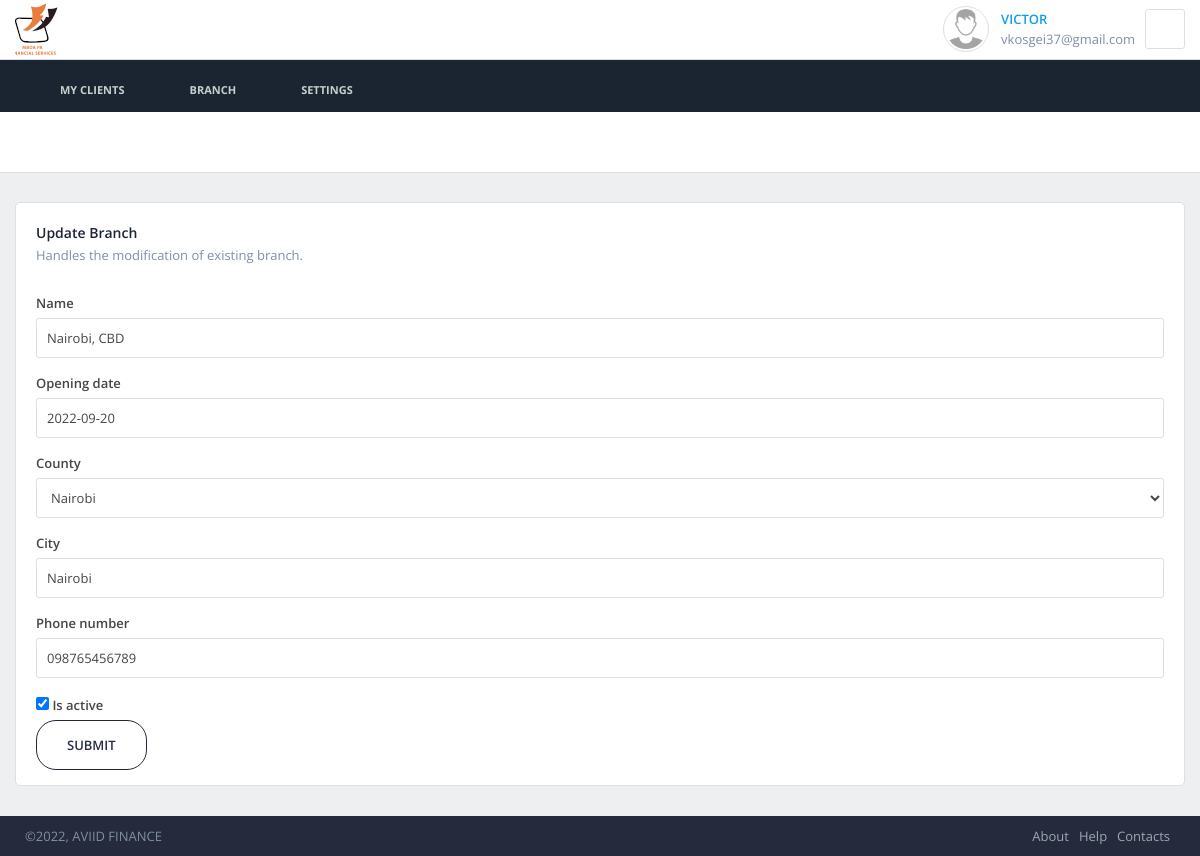
Screenshot of /branch/branch/edit/1/ (signed in) with the database file from the repository.
### dashboard/models.py (models this page shows, shortened)
class User(AbstractUser):
    is_manager = models.BooleanField(default=False)
    is_teller = models.BooleanField(default=False)
    profile_pic = models.ImageField(
        upload_to='users/profile/', blank=True, null=True, validators=[validate_image_extension])

### branch/models.py (models this page shows, shortened)
class Branch(models.Model):
    name = models.CharField(max_length=100, unique=True)
    opening_date = models.DateField()
    country = models.CharField(max_length=50)
    COUNTY = (
        ('Nairobi', 'Nairobi'),
        ('Uasin Gishu', 'Uasin Gishu'),
        ('Bomet','Bomet'),
        ('Kericho', 'Kericho'),
        ('West Pokot','West Pokot'),
        ('Siaya', 'Siaya'),
        ('Nakuru', 'Nakuru'),
        ('Kiambu', 'Kiambu'),
        ('Kajiado', 'Kajiado'),
        ('Taita Taveta', 'Taita Taveta'),
        ('Elgeiyo Marakwet', 'Elgeiyo Marakwet'),
        ('Samburu', 'Samburu' ),
        ('Kisii', 'Kisii'),
        ('Narok', 'Narok'),
        ('Mombasa', 'Mombasa'),
        ('Baringo', 'Baringo'),
        ('Kwale', 'Kwale'),
        ('Kilifi', 'Kilifi'),
        ('Tana River', 'Tana River'),
        ('Lamu', 'Lamu'),
        ('Garrissa', 'Garrissa'),
        ('Marsabit', 'Marsabit'),
        ('Mandera', 'Mandera'),
        ('Isiolo', 'Isiolo'),
        ('Meru', 'Meru'),
        ('Tharaka-Nithi', 'Tharaka-Nithi'),
        ('Kitui', 'Kitui'),
        ('Embu', 'Embu'),
        ('Machakos', 'Machakos'),
        ('Makueni', 'Makueni'),
        ('Nyandarua', 'Nyandarua'),
        ('Nyeri', 'Nyeri'),
        ('Kirinyaga', 'Kirinyaga'),
        ('Muranga', 'Muranga'),
        ('Turkana', 'Turkana'),
        ('Trans-Nzoia', 'Trans-Nzoia'),
        ('Nandi', 'Nandi'),
        ('Laikipia', 'Laikipia'),
        ('Kakamega', 'Kakamega'),
        ('Vihiga', 'Vihiga'),
        ('Bungoma', 'Bungoma'),
        ('Busia', 'Busia'),
        ('Kisumu', 'Kisumu'),
        ('Migori', 'Migori'),
        ('Kisii', 'Kisii'),
        ('Nyamira', 'Nyamira'),
        ('Homabay', 'Homabay'),
    )
    county = models.CharField(max_length=20, choices=COUNTY)
    city = models.CharField(max_length=100)
    phone_number = models.CharField(validators=[phone_regex], max_length=12)
    is_active = models.BooleanField(default=True)
    class Meta:
        verbose_name = 'Branch Name'
        verbose_name_plural = 'Branch Names'

### branch/views.py (the view)
@method_decorator([login_required, manager_required], name='dispatch')
class BranchEditView(LoginRequiredMixin, SuccessMessageMixin, UpdateView):
    template_name = 'branch/update_form.html'
    model = Branch
    success_message = 'Branch has been successfully updated'
    fields = ['name', 'opening_date',
              'county', 'city', 'phone_number', 'is_active']

### clients/get_username.py (called while the page is built)
    def process_request(self, request):
        _requests[current_thread().ident] = request

    def process_response(self, request, response):
        _requests.pop(current_thread().ident, None)
        return response

### branch/templates/branch/update_form.html (shortened to what this page needs)
{% extends 'base_generic.html' %}
{% load static %}
{% load i18n %}
{% load bootstrap3 %}
{% block content %}
	<div class="block block-condensed">
	    <div class="app-heading app-heading-small">
	        <div class="title">
	            <h2>Update Branch</h2>
	            <p>Handles the modification of existing branch.</p>
	        </div>
	    </div>
	    <div class="block-content">
		    <form action="{% url 'branch:edit_branch' object.pk %}" method='POST' role='form' class="form" enctype="multipart/form-data" {% if layout != 'vertical' %}class="form-{{ layout }}"{% endif %}>
				{% bootstrap_form form %}
		        <input type="submit" name="submit" value="Submit" class="btn btn-primary btn-clean btn-lg btn-rounded">
			</form>
	    </div>
	</div>
{% endblock %}

### templates/base_generic.html (shortened to what this page needs)
{% load static %}
<!DOCTYPE html>
<html lang="en">
    <head>
        {% load bootstrap3 %}
		{% bootstrap_css %}
        <link rel="stylesheet" href="{% static 'css/styles.css' %}">
    </head>
    <body>
        <div class="app">
            <div class="app-container">
                {% block top_nav %}
                <div class="app-header">
                    <div class="container container-boxed">
                        <a href="/" class="app-header-logo app-header-logo-light app-header-logo-condensed">home</a>
                        <ul class="app-header-buttons pull-right">
                            <li>
                                {% if user.is_authenticated %}
                                <div class="contact contact-rounded contact-bordered contact-lg contact-ps-controls">
                                    {% if user.profile_pic %}
                                        <img src="{{ user.profile_pic.url }}" alt="{{ user.username }}" width="300px" height="40px">
                                    {% else %}
                                        <img src="{% static 'img/user/no-image.png' %}" alt="{{ user.username }}">
                                    {% endif %}
                                    <div class="contact-container">
                                        <a href="{% url 'dashboard:user_profile' %}">{{ user.username }}</a>
                                        <span>{{ user.email }}</span>
                                    </div>
                                    <div class="contact-controls">
                                        <div class="dropdown">
                                            <button type="button" class="btn btn-default btn-icon" data-toggle="dropdown"><span class="icon-cog"></span></button>
                                        </div>
                                    </div>
                                </div>
                                {% endif %}
                            </li>
                        </ul>
                    </div>
                </div>
                {% endblock %}
                <div class="app-content">
                	{% block bottom_nav %}
                    <div class="app-navigation-horizontal margin-bottom-15">
                        <div class="container container-boxed">
                            <nav>
                                <ul>
                                    <li>
                                        <a href="#"><span class="icon-earth"></span> My Clients</a>
                                    </li>
                                    <li>
                                        <a href="#"><span class="icon-sync"></span> Branch</a>
                                    </li>
                                    <li>
                                        <a href="#"><span class="icon-cog"></span> Settings</a>
                                    </li>
                                </ul>
                            </nav>
                        </div>
                    </div>
                    {% endblock %}
                    <div class="container container-boxed">
                        {% block content %}
                        {% endblock %}
                    </div>
                </div>
            </div>
            <div class="app-footer app-footer-default" id="footer">
                <div class="container container-boxed">
                    <div class="app-footer-line">
                        <div class="copyright">&copy;2022, AVIID FINANCE</div>
                        <div class="pull-right">
                            <ul class="list-inline">
                                <li><a href="#">About</a></li>
                                <li><a href="#">Help</a></li>
                                <li><a href="#">Contacts</a></li>
                            </ul>
                        </div>
                    </div>
                </div>
            </div>
        </div>
    </body>
</html>

### rows the page displays
User: username "VICTOR", email "vkosgei37@gmail.com"
Branch: name "Nairobi, CBD", opening_date "2022-09-20", county "Nairobi", city "Nairobi", phone_number "098765456789", is_active "☑"
